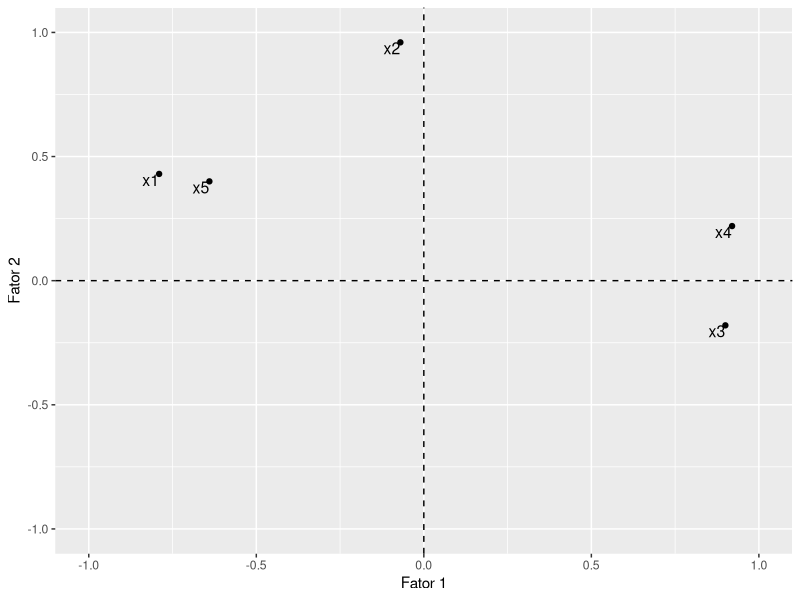
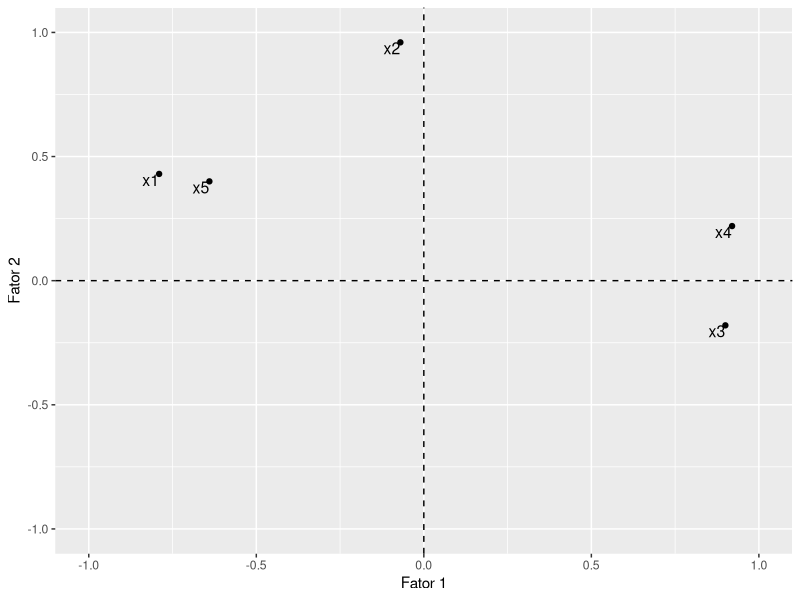

Generate these figures, in order, with R:

setwd("C:/Users/kmenezes/Desktop/OneDrive - unb.br/7 semestre/analise_multivariada/prova_2/")
library(ggplot2)

#Definindo df de cargas fatoriais rotacionadas
x <- c('x1', 'x2', 'x3', 'x4', 'x5')
f1 <- c(-0.79, -0.07, 0.9, 0.92, -0.64)
f2 <- c(0.43, 0.96, -0.18, 0.22, 0.4)

df <- data.frame(x, f1, f2)

# Calculando as comunalidades e unicidades de cada variável
df$comunalidade <- round(df$f1^2 + df$f2^2, 3)
df$especificidade <- 1 - df$comunalidade

#Calculando a porcentagem de explicação da variância de cada fator

#Calculada pela soma dos quadrados das cargas fatoriais de cada fator 
#dividido pela soma dos quadrados das cargas fatoriais de todos os fatores
sum(df$f1 ** 2)/(sum(df$f1 ** 2) + sum(df$f2 ** 2)) #fator 1

sum(df$f2 ** 2)/(sum(df$f1 ** 2) + sum(df$f2 ** 2)) #fator 2


# Create the scatter plot
ggplot(df, aes(x = f1, y = f2, label = x)) +
  geom_point() +
  geom_text(vjust = 1, hjust = 1, size = 4) +
  geom_hline(yintercept = 0, linetype = "dashed") +
  geom_vline(xintercept = 0, linetype = "dashed") +
  labs(x = "Fator 1", y = "Fator 2", ) +
  xlim(-1, 1) +
  ylim(-1, 1)
ggsave("imagens/4.1_scatter_plot.pdf", width = 100, height = 100, units = "mm" )
